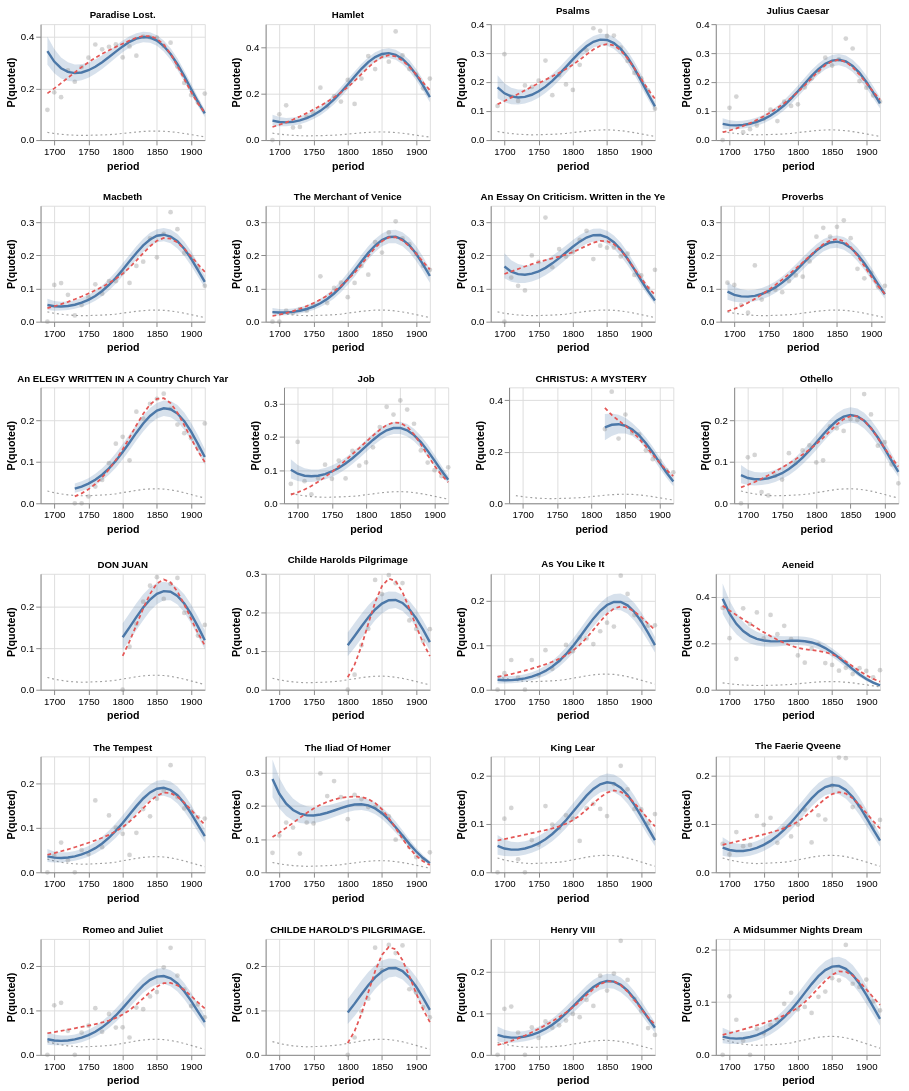

Notebook code for this chart:
### Markdown cell above
## 1. Three kinds of reception trajectory

With the primary model fit and checked, we turn to what it actually says about the PPA record. Five visualisations, each answering a different question. §1.1 gives us a direct look at the top-quoted poems against both Bayesian and unpooled baselines. §1.2 strips the shared time curve out so each poem's own signal becomes visible. §1.3 picks poems *by archetype* — risers, flat canon, decliners — rather than by volume, to see the full range of trajectory shapes. §1.4 compresses 50 poems and 16 decades into a single heatmap that reads as a canon-shift story. §1.5 opens a handful of chosen poems into full trajectories, centered within each poem so we compare shape rather than absolute prominence.

### 1.1 The top-12 poems with shrinkage context

One panel per poem, for the twelve most-quoted poems in the modelled set. Each panel shows the observed proportion per decade (grey dots), the Bayesian posterior-mean fit (blue line) with its 95 % credible band, and the quasi-binomial fit (red dashed) for comparison. Where the Bayesian and QB curves diverge noticeably, the hierarchical shrinkage is doing real work — usually at the sparse early and late edges of a poem's at-risk window, where unpooled estimation would be overconfident. Where the two curves track each other closely, the poem has enough data to speak for itself.

### Code cell
if not RUN_BAMBI or "_bambi_idata" not in dir():
    print("Model bundle not loaded — run the setup cell at the top of this notebook.")
else:
    print("Extracting per-observation Bayesian fitted probabilities…")
    _t_pred = _time.time()
    _pp_post = _bambi_idata.posterior
    if "mu" not in _pp_post.data_vars and "p" not in _pp_post.data_vars:
        try:
            _bambi_model.predict(_bambi_idata, kind="response_params", inplace=True)
            _pp_post = _bambi_idata.posterior
        except Exception as _e_pred:
            print(f"  predict failed: {_e_pred}")
    _mu_var = None
    for _v in _pp_post.data_vars:
        if _v.endswith("_mean") or _v == "p" or _v == "mu":
            _mu_var = _v
            break
    if _mu_var is None:
        for _v in _pp_post.data_vars:
            _arr = _pp_post[_v]
            if any(d == "__obs__" for d in _arr.dims) or len(_arr.dims) >= 3:
                if "poem" not in _v and "author" not in _v and "sigma" not in _v and "kappa" not in _v:
                    _mu_var = _v
                    break
    if _mu_var is None:
        print("Could not identify fitted-probability posterior variable; listing candidates:")
        for _v in _pp_post.data_vars:
            print(f"  {_v}: {list(_pp_post[_v].dims)}")
        raise RuntimeError("Could not find fitted-probability posterior variable.")
    print(f"  using fitted-prob variable: {_mu_var}")

    _mu_array = _pp_post[_mu_var].stack(draws=("chain", "draw"))
    _obs_dim = [d for d in _mu_array.dims if d != "draws"][0]
    _mu_vals = np.asarray(_mu_array.values)
    if _mu_vals.shape[0] != len(_bambi_df):
        _mu_vals = _mu_vals.T

    _bayes_mean = _mu_vals.mean(axis=1)
    _bayes_lo = np.percentile(_mu_vals, 2.5, axis=1)
    _bayes_hi = np.percentile(_mu_vals, 97.5, axis=1)
    print(f"  posterior-mean compute in {_time.time() - _t_pred:.1f}s  "
          f"(shape: {_mu_vals.shape[0]} obs × {_mu_vals.shape[1]} draws)")

    _plot_df_b = _bambi_df.copy()
    _plot_df_b["p_bayes"] = _bayes_mean
    _plot_df_b["p_bayes_lo"] = _bayes_lo
    _plot_df_b["p_bayes_hi"] = _bayes_hi
    _plot_df_b = _plot_df_b.merge(
        _prev_model_df[["poem_id", "period", "p_fit"]].rename(columns={"p_fit": "p_qb"}),
        on=["poem_id", "period"],
        how="left",
    )

    _baseline_bayes_df = (
        _plot_df_b.groupby("period", as_index=False)
        .agg(baseline_p=("p_bayes", "mean"))
        .sort_values("period")
    )

    _FACET_N_B = 24
    _facet_ids_b = _modeled_poems_pl.head(_FACET_N_B).to_pandas()["poem_id"].tolist()
    _facet_labels_b = {
        row["poem_id"]: row["poem_label"][:40]
        for _, row in _modeled_poems_pl.head(_FACET_N_B).to_pandas().iterrows()
    }

    # Shared X axis for every panel — drop the thousands-comma (1,800 → 1800).
    _xax_period_p = alt.X(
        "period:Q",
        title="period",
        axis=alt.Axis(format=".0f", labelExpr=_pretty_axis_label_expr()),
    )

    _sm_panels_b = []
    for _fpid in _facet_ids_b:
        _pdf = _plot_df_b[_plot_df_b["poem_id"] == _fpid].copy()
        for _col in ["prop_quoted_raw", "p_bayes", "p_bayes_lo", "p_bayes_hi", "p_qb"]:
            if _col in _pdf.columns:
                _pdf[_col] = np.clip(_pdf[_col], _PLOT_FLOOR, 1 - _PLOT_FLOOR)
        _title_str = _facet_labels_b.get(_fpid, _fpid)[:40]

        _baseline_line = (
            alt.Chart(_baseline_bayes_df)
            .mark_line(strokeWidth=1.2, color="#555", strokeDash=[2, 3], opacity=0.55)
            .encode(x=_xax_period_p, y=alt.Y("baseline_p:Q", title="P(quoted)"))
        )
        _dots = (
            alt.Chart(_pdf)
            .mark_point(size=24, opacity=0.35, filled=True, color="#888")
            .encode(x=_xax_period_p, y="prop_quoted_raw:Q")
        )
        _band_b = (
            alt.Chart(_pdf)
            .mark_area(opacity=0.22, color="#4c78a8")
            .encode(x=_xax_period_p, y="p_bayes_lo:Q", y2="p_bayes_hi:Q")
        )
        _line_b = (
            alt.Chart(_pdf)
            .mark_line(strokeWidth=2.5, color="#4c78a8")
            .encode(x=_xax_period_p, y="p_bayes:Q")
        )
        _line_qb = (
            alt.Chart(_pdf)
            .mark_line(strokeWidth=1.8, color="#e45756", strokeDash=[4, 3])
            .encode(x=_xax_period_p, y="p_qb:Q")
        )
        _panel = (
            alt.layer(_baseline_line, _band_b, _dots, _line_b, _line_qb)
            .properties(width=170, height=120, title=alt.TitleParams(_title_str, fontSize=10))
        )
        _sm_panels_b.append(_panel)

    _rows_b = []
    for _r in range(0, _FACET_N_B, 4):
        _rows_b.append(alt.hconcat(*_sm_panels_b[_r : _r + 4]))

    from IPython.display import display as _display
    # Title and caption printed separately so you can copy them into a figure caption.
    _title_5i = f"Top {_FACET_N_B} poems — Bayesian vs quasi-binomial trajectories"
    _caption_5i = (
        "Blue = Bayesian posterior mean ± 95% CI | Red dashed = quasi-binomial | "
        "Grey dashed = cross-poem baseline (average fitted P per decade) | Grey dots = raw data."
    )
    print(f"Title:   {_title_5i}")
    print(f"Caption: {_caption_5i}")
    _display(alt.vconcat(*_rows_b))
